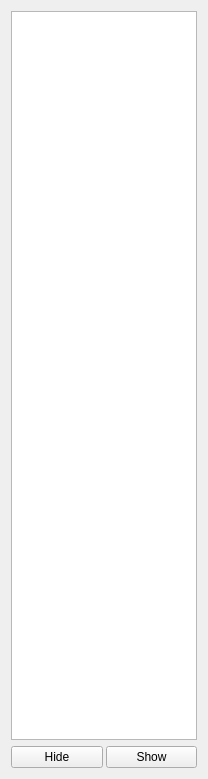
     <widget class="QWidget" name="scrollAreaWidgetContents_2">
      <property name="geometry">
       <rect>
        <x>0</x>
        <y>0</y>
        <width>208</width>
        <height>779</height>
       </rect>
      </property>
      <property name="sizePolicy">
       <sizepolicy hsizetype="Minimum" vsizetype="Minimum">
        <horstretch>0</horstretch>
        <verstretch>0</verstretch>
       </sizepolicy>
      </property>
      <property name="minimumSize">
       <size>
        <width>200</width>
        <height>150</height>
       </size>
      </property>
      <layout class="QVBoxLayout" name="verticalLayout">
       <item>
        <layout class="QGridLayout" name="toolBarLayout">
         <property name="bottomMargin">
          <number>0</number>
         </property>
         <property name="spacing">
          <number>0</number>
         </property>
        </layout>
       </item>
       <item>
        <widget class="QListView" name="listView">
         <property name="sizePolicy">
          <sizepolicy hsizetype="Preferred" vsizetype="Expanding">
           <horstretch>0</horstretch>
           <verstretch>0</verstretch>
          </sizepolicy>
         </property>
         <property name="frameShape">
          <enum>QFrame::StyledPanel</enum>
         </property>
         <property name="frameShadow">
          <enum>QFrame::Sunken</enum>
         </property>
         <property name="editTriggers">
          <set>QAbstractItemView::DoubleClicked|QAbstractItemView::SelectedClicked</set>
         </property>
         <property name="showDropIndicator" stdset="0">
          <bool>false</bool>
         </property>
         <property name="selectionMode">
          <enum>QAbstractItemView::MultiSelection</enum>
         </property>
         <property name="selectionBehavior">
          <enum>QAbstractItemView::SelectRows</enum>
         </property>
         <property name="iconSize">
          <size>
           <width>16</width>
           <height>16</height>
          </size>
         </property>
        </widget>
       </item>
       <item>
        <layout class="QGridLayout" name="gridLayout_5">
         <property name="horizontalSpacing">
          <number>3</number>
         </property>
         <item row="0" column="0">
          <widget class="QPushButton" name="hideItemsButton">
           <property name="toolTip">
            <string>Hide selected files</string>
           </property>
           <property name="text">
            <string>Hide</string>
           </property>
          </widget>
         </item>
         <item row="0" column="1">
          <widget class="QPushButton" name="unhideItemsButton">
           <property name="toolTip">
            <string>Show selected files if hidden</string>
           </property>
           <property name="text">
            <string>Show</string>
           </property>
          </widget>
         </item>
        </layout>
       </item>
      </layout>
     </widget>
